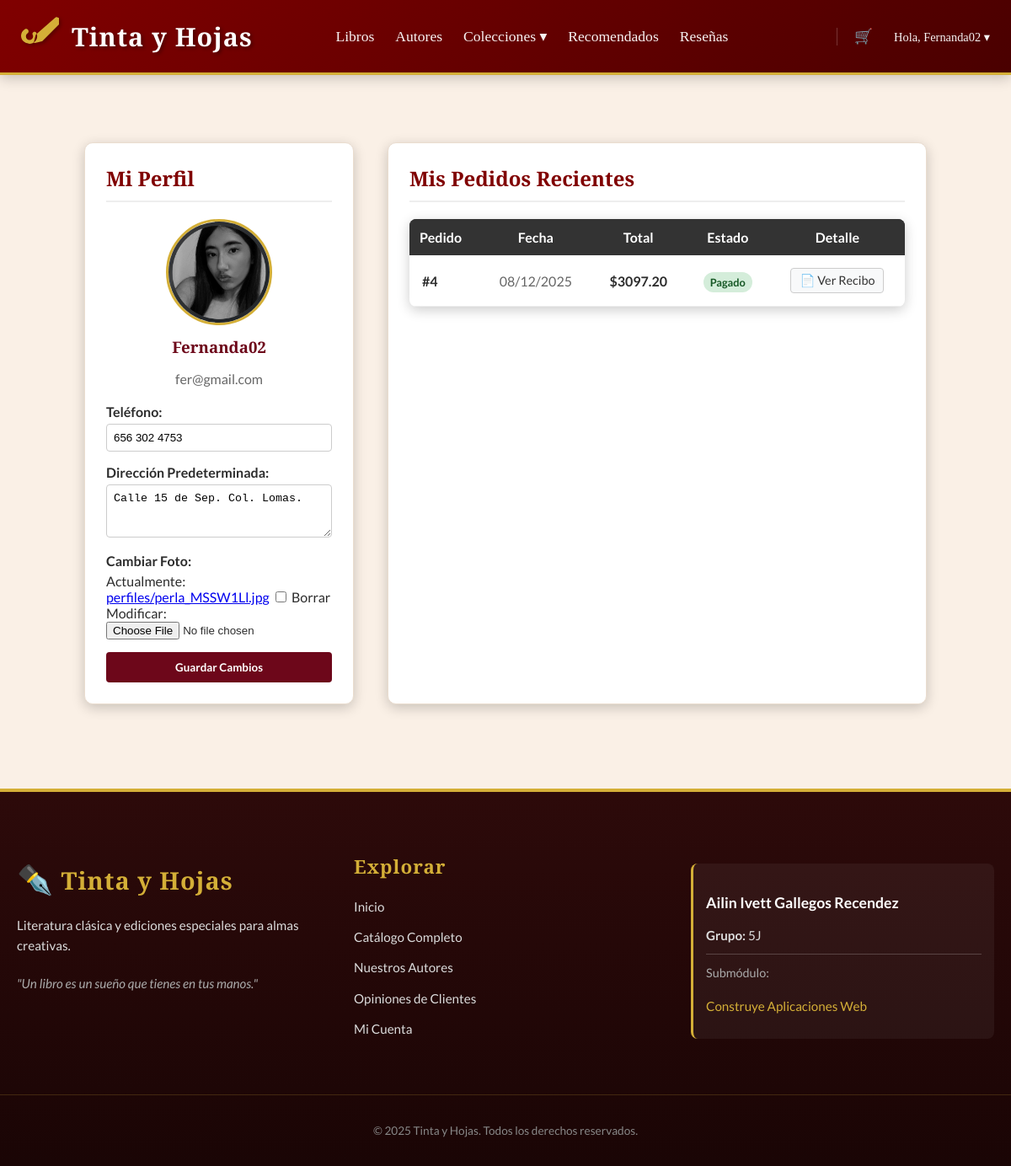
Screenshot of /mi-cuenta/ (signed in) with the database file from the repository.
### tienda/models.py (models this page shows, shortened)
class Perfil(models.Model):
    usuario = models.OneToOneField(User, on_delete=models.CASCADE, related_name='perfil')
    telefono = models.CharField(max_length=20, blank=True, null=True, verbose_name="Teléfono")
    direccion = models.TextField(blank=True, null=True, verbose_name="Dirección de Envío")
    foto = models.ImageField(upload_to='perfiles/', blank=True, null=True, verbose_name="Foto de Perfil")

class Pedido(models.Model):
    ESTADOS = [
        ('pendiente', 'Pendiente de Pago'),
        ('pagado', 'Pagado'),
        ('enviado', 'Enviado'),
    ]
    usuario = models.ForeignKey(User, on_delete=models.CASCADE, verbose_name="Cliente")
    fecha_pedido = models.DateTimeField(auto_now_add=True)
    direccion_envio = models.TextField(verbose_name="Dirección de Envío")
    metodo_pago = models.CharField(max_length=50, verbose_name="Método de Pago", default='tarjeta')
    subtotal = models.DecimalField(max_digits=10, decimal_places=2, default=0)
    impuestos = models.DecimalField(max_digits=10, decimal_places=2, default=0)
    total_final = models.DecimalField(max_digits=10, decimal_places=2)
    estado = models.CharField(max_length=20, choices=ESTADOS, default='pendiente')

### tienda/views.py (the view)
# urls.py: path('mi-cuenta/', views.mi_perfil, name='mi_perfil'),
@login_required(login_url='login')
def mi_perfil(request):
    perfil, created = Perfil.objects.get_or_create(usuario=request.user)
    if request.method == 'POST':
        form = PerfilForm(request.POST, request.FILES, instance=perfil)
        if form.is_valid():
            form.save()
            messages.success(request, "Perfil actualizado.")
            return redirect('mi_perfil')
    else:
        form = PerfilForm(instance=perfil)
    mis_pedidos = Pedido.objects.filter(usuario=request.user).order_by('-fecha_pedido')
    return render(request, 'tienda/mi_perfil.html', {'form': form, 'pedidos': mis_pedidos})

### tienda/forms.py
class PerfilForm(forms.ModelForm):
    class Meta:
        model = Perfil
        fields = ['telefono', 'direccion', 'foto']
        widgets = {
            'direccion': forms.Textarea(attrs={'rows': 3}),
        }

### tienda/context_processors.py (called while the page is built)
def menu_colecciones(request):
    return {'colecciones_menu': Coleccion.objects.all()}

### tienda/templates/tienda/mi_perfil.html (shortened to what this page needs)
{% extends 'tienda/base.html' %}
{% block content %}
<div style="max-width: 1000px; margin: 40px auto; display: grid; grid-template-columns: 1fr 2fr; gap: 40px;">
    <div class="card" style="height: fit-content;">
        <h2 style="color: #800000; border-bottom: 2px solid #eee; padding-bottom: 10px; margin-top: 0;">Mi Perfil</h2>
        <div style="text-align: center; margin: 20px 0;">
            {% if user.perfil.foto %}
                <img src="{{ user.perfil.foto.url }}" style="width: 120px; height: 120px; border-radius: 50%; object-fit: cover; border: 3px solid #D4AF37;">
            {% else %}
                <div style="width: 120px; height: 120px; border-radius: 50%; background: #eee; margin: 0 auto; display: flex; align-items: center; justify-content: center; font-size: 3rem;">👤</div>
            {% endif %}
            <h3 style="margin: 10px 0;">{{ user.username }}</h3>
            <p style="color: #666;">{{ user.email }}</p>
        </div>
        <form method="post" enctype="multipart/form-data" style="margin-top: 20px;">
            <div style="margin-bottom: 15px;">
                <label style="font-weight: bold; display: block; margin-bottom: 5px;">Teléfono:</label>
                {{ form.telefono }}
            </div>
            <div style="margin-bottom: 15px;">
                <label style="font-weight: bold; display: block; margin-bottom: 5px;">Dirección Predeterminada:</label>
                {{ form.direccion }}
            </div>
            <div style="margin-bottom: 15px;">
                <label style="font-weight: bold; display: block; margin-bottom: 5px;">Cambiar Foto:</label>
                {{ form.foto }}
            </div>
            <button type="submit" class="btn" style="width: 100%;">Guardar Cambios</button>
        </form>
    </div>
    <div class="card">
        <h2 style="color: #800000; border-bottom: 2px solid #eee; padding-bottom: 10px; margin-top: 0;">Mis Pedidos Recientes</h2>
        {% if pedidos %}
            <table style="width: 100%; border-collapse: collapse; margin-top: 20px;">
                <thead style="background-color: #333; color: white;">
                    <tr>
                        <th style="padding: 12px; text-align: left;">Pedido</th>
                        <th style="padding: 12px; text-align: center;">Fecha</th>
                        <th style="padding: 12px; text-align: center;">Total</th>
                        <th style="padding: 12px; text-align: center;">Estado</th>
                        <th style="padding: 12px; text-align: center;">Detalle</th>
                    </tr>
                </thead>
                <tbody>
                    {% for pedido in pedidos %}
                    <tr style="border-bottom: 1px solid #eee;">
                        <td style="padding: 15px;">
                            <strong>#{{ pedido.id }}</strong>
                        </td>
                        <td style="padding: 15px; text-align: center; color: #666;">
                            {{ pedido.fecha_pedido|date:"d/m/Y" }}
                        </td>
                        <td style="padding: 15px; text-align: center; font-weight: bold;">
                            ${{ pedido.total_final }}
                        </td>
                        <td style="padding: 15px; text-align: center;">
                            {% if pedido.estado == 'pendiente' %}
                                <span style="background: #ffeeba; color: #856404; padding: 4px 8px; border-radius: 12px; font-size: 0.8rem; font-weight: bold;">Pendiente</span>
                            {% elif pedido.estado == 'pagado' %}
                                <span style="background: #d4edda; color: #155724; padding: 4px 8px; border-radius: 12px; font-size: 0.8rem; font-weight: bold;">Pagado</span>
                            {% else %}
                                <span style="background: #cce5ff; color: #004085; padding: 4px 8px; border-radius: 12px; font-size: 0.8rem; font-weight: bold;">Enviado</span>
                            {% endif %}
                        </td>
                        <td style="padding: 15px; text-align: center;">
                            <a href="{% url 'pedido_exitoso' pedido.id %}" class="btn-recibo" title="Ver Recibo Completo">
                                📄 Ver Recibo
                            </a>
                        </td>
                    </tr>
                    {% endfor %}
                </tbody>
            </table>
        {% else %}
            <div style="text-align: center; padding: 40px; color: #666;">
                <p>Aún no has realizado ninguna compra.</p>
                <a href="{% url 'catalogo' %}" style="color: #800000; font-weight: bold;">¡Explora nuestro catálogo!</a>
            </div>
        {% endif %}
    </div>
</div>
{% endblock %}

### tienda/templates/tienda/base.html (shortened to what this page needs)
{% load static %}
<!DOCTYPE html>
<html lang="es">
<head>
</head>
<body>
    <header>
        <nav>
            <a href="{% url 'index' %}" class="logo-container">
                <div class="logo-icon">
                </div>
                <span class="logo-text">Tinta y Hojas</span>
            </a>
            <ul class="nav-links">
                <li><a href="{% url 'catalogo' %}">Libros</a></li>
                <li><a href="{% url 'lista_autores' %}">Autores</a></li>
                <li class="dropdown">
                    <a href="{% url 'lista_generos' %}" style="cursor: pointer;">Colecciones ▾</a>
                </li>
                <li><a href="{% url 'catalogo' %}?recomendados=true">Recomendados</a></li>
                <li><a href="{% url 'resenas' %}">Reseñas</a></li>
            </ul>
            <ul class="nav-links" style="margin-left: 30px; padding-left: 20px; border-left: 1px solid rgba(255,255,255,0.2);">
                {% if user.is_authenticated %}
                    <li>
                        <a href="{% url 'ver_carrito' %}" title="Ver Carrito">
                            🛒
                        </a>
                    </li>
                    <li class="dropdown">
                        <a href="#" style="font-size: 0.9rem;">Hola, {{ user.username }} ▾</a>
                    </li>
                {% else %}
                    <li><a href="{% url 'login' %}">Ingresar</a></li>
                    <li><a href="{% url 'registro' %}" style="background-color: var(--accent-color); color: #4a0000 !important; padding: 6px 15px; border-radius: 20px; font-weight: bold;">Crear Cuenta</a></li>
                {% endif %}
            </ul>
        </nav>
    </header>
    <main>
        {% block content %}
        {% endblock %}
    </main>
    <footer>
        <div class="footer-container">
            <div class="footer-section">
                <h3 style="font-size: 1.8rem;">
                    <span style="font-size: 1.2em;">✒️</span> Tinta y Hojas
                </h3>
                <p>
                    Literatura clásica y ediciones especiales para almas creativas.
                </p>
                <p style="margin-top: 20px; font-style: italic; color: #aaa;">
                    "Un libro es un sueño que tienes en tus manos."
                </p>
            </div>
            <div class="footer-section">
                <h3>Explorar</h3>
                <ul style="list-style: none; padding: 0;">
                    <li><a href="{% url 'index' %}">Inicio</a></li>
                    <li><a href="{% url 'catalogo' %}">Catálogo Completo</a></li>
                    <li><a href="{% url 'lista_autores' %}">Nuestros Autores</a></li>
                    <li><a href="{% url 'resenas' %}">Opiniones de Clientes</a></li>
                    {% if user.is_authenticated %}
                        <li><a href="{% url 'mi_perfil' %}">Mi Cuenta</a></li>
                    {% else %}
                        <li><a href="{% url 'login' %}">Iniciar Sesión</a></li>
                    {% endif %}
                </ul>
            </div>
            <div class="footer-section">
                <div class="student-info" style="margin-top: 35px;">
                    <p style="font-weight: bold; font-size: 1.1rem; color: #fff;">
                        Ailin Ivett Gallegos Recendez
                    </p>
                    <p style="margin: 5px 0;">
                        <strong>Grupo:</strong> 5J
                    </p>
                    <hr style="border: 0; border-top: 1px solid rgba(255,255,255,0.2); margin: 10px 0;">
                    <p style="margin: 0; font-size: 0.9rem; color: #aaa;">Submódulo:</p>
                    <p style="color: var(--accent-color);">
                        Construye Aplicaciones Web
                    </p>
                </div>
            </div>
        </div>
        <div class="footer-bottom">
            <p>&copy; 2025 Tinta y Hojas. Todos los derechos reservados.</p>
        </div>
    </footer>
</body>
</html>

### tienda/templates/tienda/base.html (style rules this page uses)
:root { --primary-color: #6d071a; --primary-gradient: linear-gradient(135deg, #800000 0%, #4a0000 100%); --secondary-color: #FAF0E6; --accent-color: #D4AF37; --text-color: #2c2c2c; --white: #ffffff; --shadow: 0 4px 15px rgba(0,0,0,0.2); }
body { font-family: 'Lato', sans-serif; background-color: var(--secondary-color); color: var(--text-color); margin: 0; padding: 0; display: flex; flex-direction: column; min-height: 100vh; }
header { background: var(--primary-gradient); padding: 1.2rem 0; box-shadow: var(--shadow); position: sticky; top: 0; z-index: 1000; border-bottom: 3px solid var(--accent-color); }
nav { display: flex; justify-content: space-between; align-items: center; max-width: 1200px; margin: 0 auto; padding: 0 25px; }
.logo-container { display: flex; align-items: center; gap: 15px; text-decoration: none; }
.logo-text { font-family: 'Cinzel Decorative', cursive; font-size: 1.9rem; color: var(--white); letter-spacing: 1px; text-shadow: 2px 2px 4px rgba(0,0,0,0.4); font-weight: 700; }
.logo-icon svg { fill: var(--accent-color); height: 45px; width: 45px; filter: drop-shadow(2px 2px 2px rgba(0,0,0,0.3)); }
.nav-links { list-style: none; display: flex; gap: 25px; align-items: center; margin: 0; padding: 0; }
.nav-links a { color: rgba(255,255,255,0.95); text-decoration: none; font-family: 'Playfair Display', serif; font-size: 1.1rem; font-weight: 500; position: relative; transition: color 0.3s; padding: 5px 0; }
.nav-links a::after { content: ''; position: absolute; width: 0; height: 2px; bottom: 0; left: 0; background-color: var(--accent-color); transition: width 0.3s ease; }
.dropdown { position: relative; }
.dropdown::after { content: ''; position: absolute; height: 20px; width: 100%; bottom: -20px; left: 0; }
main { flex: 1; max-width: 1200px; width: 100%; margin: 40px auto; padding: 0 20px; box-sizing: border-box; }
h1, h2, h3 { color: var(--primary-color); font-family: 'Playfair Display', serif; }
.card { background: var(--white); padding: 25px; border-radius: 10px; box-shadow: var(--shadow); border: 1px solid #eaddcf; margin-bottom: 20px; }
.btn { background-color: var(--primary-color); color: var(--white); padding: 10px 20px; border-radius: 4px; border: none; cursor: pointer; transition: all 0.3s; text-decoration: none; display: inline-block; font-family: 'Lato', sans-serif; font-weight: bold; }
table { width: 100%; border-collapse: collapse; box-shadow: var(--shadow); background: white; border-radius: 8px; overflow: hidden; }
th { background-color: #333; color: white; padding: 15px; text-align: left; }
td { padding: 15px; border-bottom: 1px solid #eee; }
footer { background: linear-gradient(to top, #1a0505, #2d0a0a); color: #dcdcdc; padding-top: 50px; padding-bottom: 20px; margin-top: auto; border-top: 4px solid var(--accent-color); font-family: 'Lato', sans-serif; }
.footer-container { max-width: 1200px; margin: 0 auto; padding: 0 20px; display: grid; grid-template-columns: repeat(auto-fit, minmax(250px, 1fr)); gap: 40px; }
.footer-section h3 { font-family: 'Cinzel Decorative', cursive; color: var(--accent-color); font-size: 1.4rem; margin-bottom: 20px; letter-spacing: 1px; }
.footer-section p, .footer-section li { margin-bottom: 12px; line-height: 1.6; font-size: 0.95rem; }
.footer-section a { color: #dcdcdc; text-decoration: none; transition: color 0.3s; }
.student-info { background-color: rgba(255, 255, 255, 0.05); padding: 15px; border-radius: 8px; border-left: 3px solid var(--accent-color); margin-top: 10px; }
.footer-bottom { text-align: center; margin-top: 50px; padding-top: 20px; border-top: 1px solid rgba(212, 175, 55, 0.2); font-size: 0.85rem; color: #888; }

### tienda/templates/tienda/mi_perfil.html (style rules this page uses)
input[type="text"], textarea { width: 100%; padding: 8px; border: 1px solid #ccc; border-radius: 4px; box-sizing: border-box; }
textarea { resize: vertical; min-height: 60px; }
.btn-recibo { text-decoration: none; background-color: #f8f9fa; color: #333; border: 1px solid #ccc; padding: 5px 10px; border-radius: 4px; font-size: 0.9rem; transition: all 0.2s; display: inline-block; }

### rows the page displays
Perfil: telefono "656 302 4753", direccion "Calle 15 de Sep. Col. Lomas."
Pedido: id "4", fecha_pedido "08/12/2025", total_final "3097.20", estado "Pagado"

### other values shown
{{ user.username }} "Fernanda02"
{{ user.email }} "fer@gmail.com"
